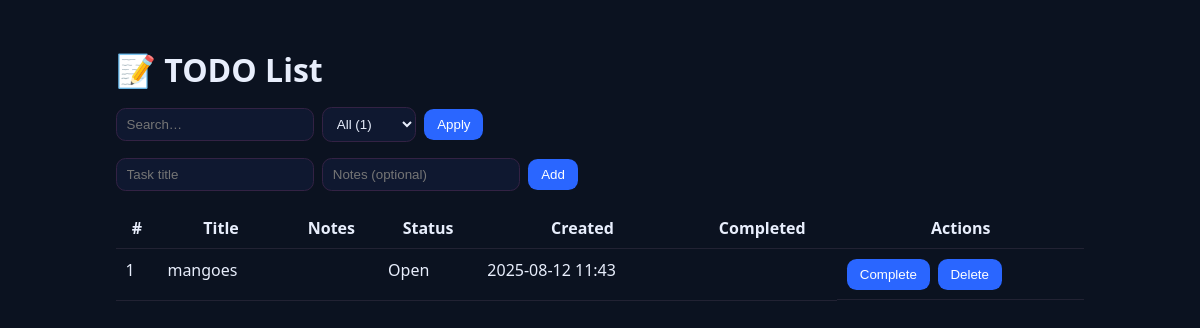
Before: / with the older database file.
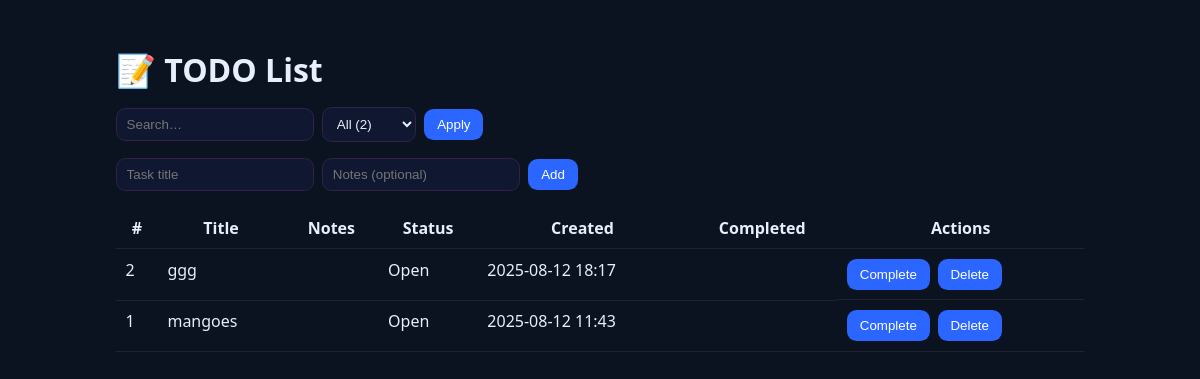
After: the same page with the newer database file.
### home/models.py (models this page shows, shortened)
class Task(models.Model):
    title = models.CharField(max_length=255, db_index=True)
    notes = models.TextField(blank=True, null=True)
    done = models.BooleanField(default=False, db_index=True)
    created_at = models.DateTimeField(default=timezone.now, db_index=True)
    completed_at = models.DateTimeField(blank=True, null=True, db_index=True)
    class Meta:
        ordering = ["done", "-created_at"]

### home/views.py (the view)
# urls.py: path("", views.index, name="index"),
def index(request):
    q = (request.GET.get("q") or "").strip()
    show = request.GET.get("show", "all")
    tasks = Task.objects.all()
    if q:
        tasks = tasks.filter(Q(title__icontains=q) | Q(notes__icontains=q))
    if show == "open":
        tasks = tasks.filter(done=False)
    elif show == "done":
        tasks = tasks.filter(done=True)
    counts = {
        "all": Task.objects.count(),
        "open": Task.objects.filter(done=False).count(),
        "done": Task.objects.filter(done=True).count(),
    }
    context = {"tasks": tasks, "q": q, "show": show, "counts": counts}
    return render(request, "index.html", context)

### templates/index.html (shortened to what this page needs)
<!DOCTYPE html>
<html lang="en">
<head>
</head>
<body>
  <div class="container">
    <h1>📝 TODO List</h1>
    <form class="filters" method="get" action="{% url 'index' %}">
      <input type="text" name="q" placeholder="Search…" value="{{ q }}">
      <select name="show">
        <option value="all"  {% if show == 'all' %}selected{% endif %}>All ({{ counts.all }})</option>
      </select>
      <button type="submit">Apply</button>
    </form>
    <form class="add-form" method="post" action="{% url 'add' %}">
      <input required name="title" placeholder="Task title">
      <input name="notes" placeholder="Notes (optional)">
      <button type="submit">Add</button>
    </form>
    <table class="tasks">
      <thead>
        <tr>
          <th>#</th><th>Title</th><th>Notes</th><th>Status</th><th>Created</th><th>Completed</th><th>Actions</th>
        </tr>
      </thead>
      <tbody>
        {% for t in tasks %}
        <tr class="{% if t.done %}done{% endif %}">
          <td>{{ t.id }}</td>
          <td>{{ t.title }}</td>
          <td>{{ t.notes|default_if_none:'' }}</td>
          <td>{% if t.done %}Done{% else %}Open{% endif %}</td>
          <td>{{ t.created_at|date:"Y-m-d H:i" }}</td>
          <td>{% if t.completed_at %}{{ t.completed_at|date:"Y-m-d H:i" }}{% endif %}</td>
          <td class="actions">
            <form method="post" action="{% url 'toggle' t.id %}">{% csrf_token %}
              <button type="submit">{% if t.done %}Reopen{% else %}Complete{% endif %}</button>
            </form>
            <form method="post" action="{% url 'delete' t.id %}" onsubmit="return confirm('Delete task?');">{% csrf_token %}
              <button type="submit">Delete</button>
            </form>
          </td>
        </tr>
        {% empty %}
        <tr><td colspan="7" class="empty">No tasks yet. Add one above.</td></tr>
        {% endfor %}
      </tbody>
    </table>
  </div>
</body>
</html>

### templates/index.html (style rules this page uses)
* { box-sizing: border-box; }
body { font-family: system-ui, -apple-system, Segoe UI, Roboto, Arial, sans-serif; background: #0b1220; color: #e8eefc; margin: 0; }
.container { max-width: 1000px; margin: 2rem auto; padding: 1rem; }
h1 { margin: 0 0 1rem 0; }
.filters, .add-form { display: flex; gap: .5rem; margin-bottom: 1rem; align-items: center; }
.filters input, .filters select, .add-form input { padding: .5rem .6rem; border: 1px solid #324; border-radius: .6rem; background: #0f1830; color: #e8eefc; }
.filters button, .add-form button, .actions button { padding: .5rem .8rem; border: 0; border-radius: .6rem; background: #2a66ff; color: white; cursor: pointer; }
table.tasks { width: 100%; border-collapse: collapse; }
table.tasks th, table.tasks td { padding: .6rem; border-bottom: 1px solid #223; vertical-align: top; }
td.actions { display: flex; gap: .5rem; }
td.actions form { display: inline; }

Changed rows visible on the page:
added Task: id "2", title "ggg", done "Open", created_at "2025-08-12 18:17"
Other visible differences:
form field show: "All (1)" → "All (2)"
